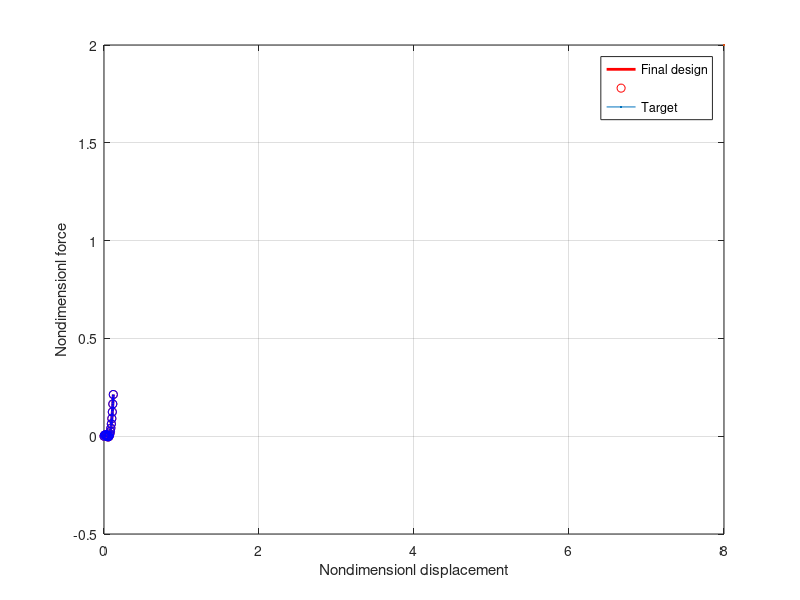
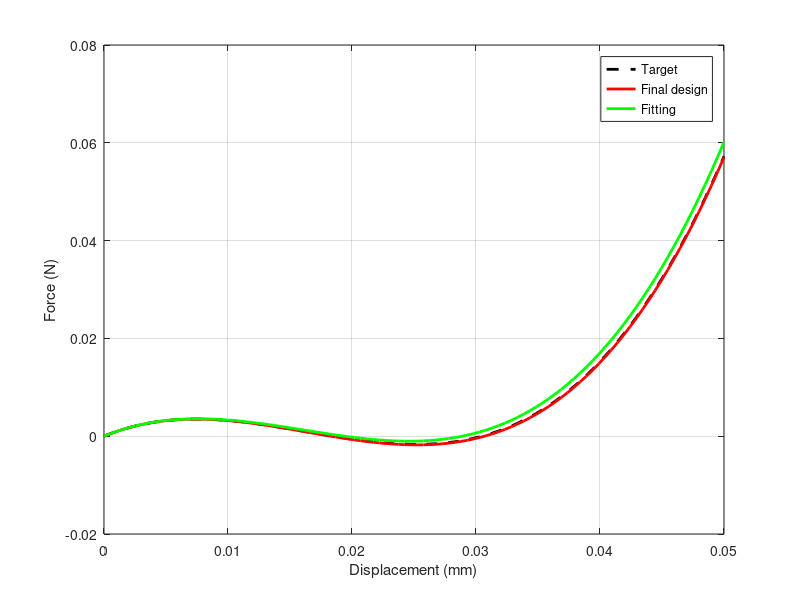

Reproduce these figures in MATLAB, in order.
clear all;
% close all
clc

%Target_Bistable = [396.11,-41.064, 1.0, 0.0];

N=1;
c01=1;
c03=396.9449%201.8;%190.9159
c02=-41.1872%-29.72;%-28.1210
L=1;
x=linspace(0,0.12*L,100);
x2=linspace(0,0.12*L,20);
y=c01*x+c02*x.^2+c03*x.^3;
y2=c01*x2+c02*x2.^2+c03*x2.^3;
figure;
plot(x,y,'r-',"LineWidth",2)
hold on;plot(x2,y2,'ro',MarkerSize=8,LineWidth=2)
xlabel("Nondimensionl displacement")
ylabel("Nondimensionl force")
grid on;

c01=1;
c03=396.11;
c02=-41.064;
L=1;
x=linspace(0,0.12*L,100);
x2=linspace(0,0.12*L,20);
y=c01*x+c02*x.^2+c03*x.^3;
y2=c01*x2+c02*x2.^2+c03*x2.^3;
hold on
plot(x,y,'b-',"LineWidth",2)
hold on;plot(x2,y2,'bo',MarkerSize=8,LineWidth=2)

legend('Final design','','Target')


%%

c01=1;
c03=396.11/59^2*125^2;
c02=-41.064/59*125;
L=1;
x=linspace(0,0.05*L,100);
x2=linspace(0,0.05*L,20);
y=c01*x+c02*x.^2+c03*x.^3;
y2=c01*x2+c02*x2.^2+c03*x2.^3;
a=0.001;%0.125;
k1=1045.45;
figure;
plot(x*a*1000,y*a*k1,'k--',"LineWidth",2)
% hold on;plot(x2*a*1000,y2*a*k1,'kx',MarkerSize=10,LineWidth=2)
xlabel("Displacement (mm)")
ylabel("Force (N)")
grid on;

c03=396.9449/59^2*125^2;
c02=-41.1872/59*125;
y=c01*x+c02*x.^2+c03*x.^3;
y2=c01*x2+c02*x2.^2+c03*x2.^3;
hold on;plot(x*a*1000,y*a*k1,'r-',"LineWidth",2)

c03=1782.701;%2238;%199.53;
c02=-86.118;%-101.8;%-29.11;
y=c01*x+c02*x.^2+c03*x.^3;
y2=c01*x2+c02*x2.^2+c03*x2.^3;
hold on;plot(x*a*1000,y*a*k1,'g-',"LineWidth",2)
% hold on;plot(x2*a*1000,y2*a*k1,'rx',MarkerSize=10,LineWidth=2)

legend('Target','Final design','Fitting')
